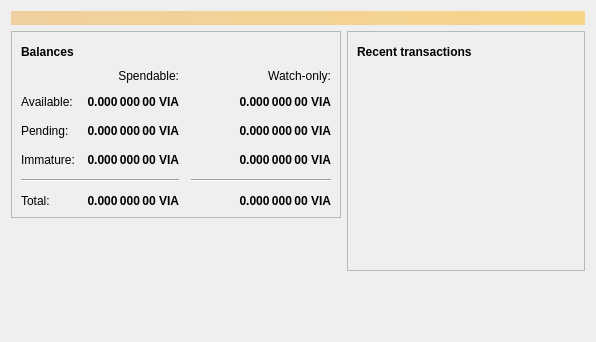
<?xml version="1.0" encoding="UTF-8"?>
<ui version="4.0">
 <class>OverviewPage</class>
 <widget class="QWidget" name="OverviewPage">
  <property name="geometry">
   <rect>
    <x>0</x>
    <y>0</y>
    <width>596</width>
    <height>342</height>
   </rect>
  </property>
  <property name="windowTitle">
   <string>Form</string>
  </property>
  <layout class="QVBoxLayout" name="topLayout">
   <item>
    <widget class="QLabel" name="labelAlerts">
     <property name="visible">
      <bool>false</bool>
     </property>
     <property name="styleSheet">
      <string notr="true">QLabel { background-color: qlineargradient(x1: 0, y1: 0, x2: 1, y2: 0, stop:0 #F0D0A0, stop:1 #F8D488); color:#000000; }</string>
     </property>
     <property name="wordWrap">
      <bool>true</bool>
     </property>
     <property name="margin">
      <number>3</number>
     </property>
     <property name="textInteractionFlags">
      <set>Qt::TextSelectableByMouse</set>
     </property>
    </widget>
   </item>
   <item>
    <layout class="QHBoxLayout" name="horizontalLayout" stretch="1,1">
     <item>
      <layout class="QVBoxLayout" name="verticalLayout_2">
       <item>
        <widget class="QFrame" name="frame">
         <property name="frameShape">
          <enum>QFrame::StyledPanel</enum>
         </property>
         <property name="frameShadow">
          <enum>QFrame::Raised</enum>
         </property>
         <layout class="QVBoxLayout" name="verticalLayout_4">
          <item>
           <layout class="QHBoxLayout" name="horizontalLayout_4">
            <item>
             <widget class="QLabel" name="label_5">
              <property name="font">
               <font>
                <weight>75</weight>
                <bold>true</bold>
               </font>
              </property>
              <property name="text">
               <string>Balances</string>
              </property>
             </widget>
            </item>
            <item>
             <widget class="QPushButton" name="labelWalletStatus">
              <property name="enabled">
               <bool>true</bool>
              </property>
              <property name="maximumSize">
               <size>
                <width>30</width>
                <height>16777215</height>
               </size>
              </property>
              <property name="toolTip">
               <string>The displayed information may be out of date. Your wallet automatically synchronizes with the OpenBlock network after a connection is established, but this process has not completed yet.</string>
              </property>
              <property name="text">
               <string/>
              </property>
              <property name="icon">
               <iconset resource="../bitcoin.qrc">
                <normaloff>:/icons/warning</normaloff>
                <disabledoff>:/icons/warning</disabledoff>:/icons/warning</iconset>
              </property>
              <property name="iconSize">
               <size>
                <width>24</width>
                <height>24</height>
               </size>
              </property>
              <property name="flat">
               <bool>true</bool>
              </property>
             </widget>
            </item>
            <item>
             <spacer name="horizontalSpacer_3">
              <property name="orientation">
               <enum>Qt::Horizontal</enum>
              </property>
              <property name="sizeHint" stdset="0">
               <size>
                <width>40</width>
                <height>20</height>
               </size>
              </property>
             </spacer>
            </item>
           </layout>
          </item>
          <item>
           <layout class="QGridLayout" name="gridLayout">
            <property name="spacing">
             <number>12</number>
            </property>
            <item row="2" column="2">
             <widget class="QLabel" name="labelWatchPending">
              <property name="font">
               <font>
                <weight>75</weight>
                <bold>true</bold>
               </font>
              </property>
              <property name="cursor">
               <cursorShape>IBeamCursor</cursorShape>
              </property>
              <property name="toolTip">
               <string>Unconfirmed transactions to watch-only addresses</string>
              </property>
              <property name="text">
               <string notr="true">0.000 000 00 VIA</string>
              </property>
              <property name="alignment">
               <set>Qt::AlignRight|Qt::AlignTrailing|Qt::AlignVCenter</set>
              </property>
              <property name="textInteractionFlags">
               <set>Qt::LinksAccessibleByMouse|Qt::TextSelectableByKeyboard|Qt::TextSelectableByMouse</set>
              </property>
             </widget>
            </item>
            <item row="2" column="1">
             <widget class="QLabel" name="labelUnconfirmed">
              <property name="font">
               <font>
                <weight>75</weight>
                <bold>true</bold>
               </font>
              </property>
              <property name="cursor">
               <cursorShape>IBeamCursor</cursorShape>
              </property>
              <property name="toolTip">
               <string>Total of transactions that have yet to be confirmed, and do not yet count toward the spendable balance</string>
              </property>
              <property name="text">
               <string notr="true">0.000 000 00 VIA</string>
              </property>
              <property name="alignment">
               <set>Qt::AlignRight|Qt::AlignTrailing|Qt::AlignVCenter</set>
              </property>
              <property name="textInteractionFlags">
               <set>Qt::LinksAccessibleByMouse|Qt::TextSelectableByKeyboard|Qt::TextSelectableByMouse</set>
              </property>
             </widget>
            </item>
            <item row="3" column="2">
             <widget class="QLabel" name="labelWatchImmature">
              <property name="font">
               <font>
                <weight>75</weight>
                <bold>true</bold>
               </font>
              </property>
              <property name="cursor">
               <cursorShape>IBeamCursor</cursorShape>
              </property>
              <property name="toolTip">
               <string>Mined balance in watch-only addresses that has not yet matured</string>
              </property>
              <property name="text">
               <string notr="true">0.000 000 00 VIA</string>
              </property>
              <property name="alignment">
               <set>Qt::AlignRight|Qt::AlignTrailing|Qt::AlignVCenter</set>
              </property>
              <property name="textInteractionFlags">
               <set>Qt::LinksAccessibleByMouse|Qt::TextSelectableByKeyboard|Qt::TextSelectableByMouse</set>
              </property>
             </widget>
            </item>
            <item row="4" column="0" colspan="2">
             <widget class="Line" name="line">
              <property name="orientation">
               <enum>Qt::Horizontal</enum>
              </property>
             </widget>
            </item>
            <item row="4" column="2">
             <widget class="Line" name="lineWatchBalance">
              <property name="sizePolicy">
               <sizepolicy hsizetype="Preferred" vsizetype="Fixed">
                <horstretch>0</horstretch>
                <verstretch>0</verstretch>
               </sizepolicy>
              </property>
              <property name="minimumSize">
               <size>
                <width>140</width>
                <height>0</height>
               </size>
              </property>
              <property name="orientation">
               <enum>Qt::Horizontal</enum>
              </property>
             </widget>
            </item>
            <item row="5" column="0">
             <widget class="QLabel" name="labelTotalText">
              <property name="text">
               <string>Total:</string>
              </property>
             </widget>
            </item>
            <item row="3" column="1">
             <widget class="QLabel" name="labelImmature">
              <property name="font">
               <font>
                <weight>75</weight>
                <bold>true</bold>
               </font>
              </property>
              <property name="cursor">
               <cursorShape>IBeamCursor</cursorShape>
              </property>
              <property name="toolTip">
               <string>Mined balance that has not yet matured</string>
              </property>
              <property name="text">
               <string notr="true">0.000 000 00 VIA</string>
              </property>
              <property name="alignment">
               <set>Qt::AlignRight|Qt::AlignTrailing|Qt::AlignVCenter</set>
              </property>
              <property name="textInteractionFlags">
               <set>Qt::LinksAccessibleByMouse|Qt::TextSelectableByKeyboard|Qt::TextSelectableByMouse</set>
              </property>
             </widget>
            </item>
            <item row="2" column="3">
             <spacer name="horizontalSpacer_2">
              <property name="orientation">
               <enum>Qt::Horizontal</enum>
              </property>
              <property name="sizeHint" stdset="0">
               <size>
                <width>40</width>
                <height>20</height>
               </size>
              </property>
             </spacer>
            </item>
            <item row="3" column="0">
             <widget class="QLabel" name="labelImmatureText">
              <property name="text">
               <string>Immature:</string>
              </property>
             </widget>
            </item>
            <item row="5" column="1">
             <widget class="QLabel" name="labelTotal">
              <property name="font">
               <font>
                <weight>75</weight>
                <bold>true</bold>
               </font>
              </property>
              <property name="cursor">
               <cursorShape>IBeamCursor</cursorShape>
              </property>
              <property name="toolTip">
               <string>Your current total balance</string>
              </property>
              <property name="text">
               <string notr="true">0.000 000 00 VIA</string>
              </property>
              <property name="alignment">
               <set>Qt::AlignRight|Qt::AlignTrailing|Qt::AlignVCenter</set>
              </property>
              <property name="textInteractionFlags">
               <set>Qt::LinksAccessibleByMouse|Qt::TextSelectableByKeyboard|Qt::TextSelectableByMouse</set>
              </property>
             </widget>
            </item>
            <item row="5" column="2">
             <widget class="QLabel" name="labelWatchTotal">
              <property name="font">
               <font>
                <weight>75</weight>
                <bold>true</bold>
               </font>
              </property>
              <property name="cursor">
               <cursorShape>IBeamCursor</cursorShape>
              </property>
              <property name="toolTip">
               <string>Current total balance in watch-only addresses</string>
              </property>
              <property name="text">
               <string notr="true">0.000 000 00 VIA</string>
              </property>
              <property name="alignment">
               <set>Qt::AlignRight|Qt::AlignTrailing|Qt::AlignVCenter</set>
              </property>
              <property name="textInteractionFlags">
               <set>Qt::LinksAccessibleByMouse|Qt::TextSelectableByKeyboard|Qt::TextSelectableByMouse</set>
              </property>
             </widget>
            </item>
            <item row="0" column="2">
             <widget class="QLabel" name="labelWatchonly">
              <property name="text">
               <string>Watch-only:</string>
              </property>
              <property name="alignment">
               <set>Qt::AlignRight|Qt::AlignTrailing|Qt::AlignVCenter</set>
              </property>
             </widget>
            </item>
            <item row="1" column="0">
             <widget class="QLabel" name="labelBalanceText">
              <property name="text">
               <string>Available:</string>
              </property>
             </widget>
            </item>
            <item row="1" column="1">
             <widget class="QLabel" name="labelBalance">
              <property name="font">
               <font>
                <weight>75</weight>
                <bold>true</bold>
               </font>
              </property>
              <property name="cursor">
               <cursorShape>IBeamCursor</cursorShape>
              </property>
              <property name="toolTip">
               <string>Your current spendable balance</string>
              </property>
              <property name="text">
               <string notr="true">0.000 000 00 VIA</string>
              </property>
              <property name="alignment">
               <set>Qt::AlignRight|Qt::AlignTrailing|Qt::AlignVCenter</set>
              </property>
              <property name="textInteractionFlags">
               <set>Qt::LinksAccessibleByMouse|Qt::TextSelectableByKeyboard|Qt::TextSelectableByMouse</set>
              </property>
             </widget>
            </item>
            <item row="1" column="2">
             <widget class="QLabel" name="labelWatchAvailable">
              <property name="font">
               <font>
                <weight>75</weight>
                <bold>true</bold>
               </font>
              </property>
              <property name="cursor">
               <cursorShape>IBeamCursor</cursorShape>
              </property>
              <property name="toolTip">
               <string>Your current balance in watch-only addresses</string>
              </property>
              <property name="text">
               <string notr="true">0.000 000 00 VIA</string>
              </property>
              <property name="alignment">
               <set>Qt::AlignRight|Qt::AlignTrailing|Qt::AlignVCenter</set>
              </property>
              <property name="textInteractionFlags">
               <set>Qt::LinksAccessibleByMouse|Qt::TextSelectableByKeyboard|Qt::TextSelectableByMouse</set>
              </property>
             </widget>
            </item>
            <item row="2" column="0">
             <widget class="QLabel" name="labelPendingText">
              <property name="text">
               <string>Pending:</string>
              </property>
             </widget>
            </item>
            <item row="0" column="1">
             <widget class="QLabel" name="labelSpendable">
              <property name="text">
               <string>Spendable:</string>
              </property>
              <property name="alignment">
               <set>Qt::AlignRight|Qt::AlignTrailing|Qt::AlignVCenter</set>
              </property>
             </widget>
            </item>
           </layout>
          </item>
         </layout>
        </widget>
       </item>
       <item>
        <spacer name="verticalSpacer">
         <property name="orientation">
          <enum>Qt::Vertical</enum>
         </property>
         <property name="sizeHint" stdset="0">
          <size>
           <width>20</width>
           <height>40</height>
          </size>
         </property>
        </spacer>
       </item>
      </layout>
     </item>
     <item>
      <layout class="QVBoxLayout" name="verticalLayout_3">
       <item>
        <widget class="QFrame" name="frame_2">
         <property name="frameShape">
          <enum>QFrame::StyledPanel</enum>
         </property>
         <property name="frameShadow">
          <enum>QFrame::Raised</enum>
         </property>
         <layout class="QVBoxLayout" name="verticalLayout">
          <item>
           <layout class="QHBoxLayout" name="horizontalLayout_2">
            <item>
             <widget class="QLabel" name="label_4">
              <property name="font">
               <font>
                <weight>75</weight>
                <bold>true</bold>
               </font>
              </property>
              <property name="text">
               <string>Recent transactions</string>
              </property>
             </widget>
            </item>
            <item>
             <widget class="QPushButton" name="labelTransactionsStatus">
              <property name="enabled">
               <bool>true</bool>
              </property>
              <property name="maximumSize">
               <size>
                <width>30</width>
                <height>16777215</height>
               </size>
              </property>
              <property name="toolTip">
               <string>The displayed information may be out of date. Your wallet automatically synchronizes with the OpenBlock network after a connection is established, but this process has not completed yet.</string>
              </property>
              <property name="text">
               <string/>
              </property>
              <property name="icon">
               <iconset resource="../bitcoin.qrc">
                <normaloff>:/icons/warning</normaloff>
                <disabledoff>:/icons/warning</disabledoff>:/icons/warning</iconset>
              </property>
              <property name="iconSize">
               <size>
                <width>24</width>
                <height>24</height>
               </size>
              </property>
              <property name="flat">
               <bool>true</bool>
              </property>
             </widget>
            </item>
            <item>
             <spacer name="horizontalSpacer">
              <property name="orientation">
               <enum>Qt::Horizontal</enum>
              </property>
              <property name="sizeHint" stdset="0">
               <size>
                <width>40</width>
                <height>20</height>
               </size>
              </property>
             </spacer>
            </item>
           </layout>
          </item>
          <item>
           <widget class="QListView" name="listTransactions">
            <property name="styleSheet">
             <string notr="true">QListView { background: transparent; }</string>
            </property>
            <property name="frameShape">
             <enum>QFrame::NoFrame</enum>
            </property>
            <property name="verticalScrollBarPolicy">
             <enum>Qt::ScrollBarAlwaysOff</enum>
            </property>
            <property name="horizontalScrollBarPolicy">
             <enum>Qt::ScrollBarAlwaysOff</enum>
            </property>
            <property name="selectionMode">
             <enum>QAbstractItemView::NoSelection</enum>
            </property>
           </widget>
          </item>
         </layout>
        </widget>
       </item>
       <item>
        <spacer name="verticalSpacer_2">
         <property name="orientation">
          <enum>Qt::Vertical</enum>
         </property>
         <property name="sizeHint" stdset="0">
          <size>
           <width>20</width>
           <height>40</height>
          </size>
         </property>
        </spacer>
       </item>
      </layout>
     </item>
    </layout>
   </item>
  </layout>
 </widget>
 <resources/>
 <connections/>
</ui>
